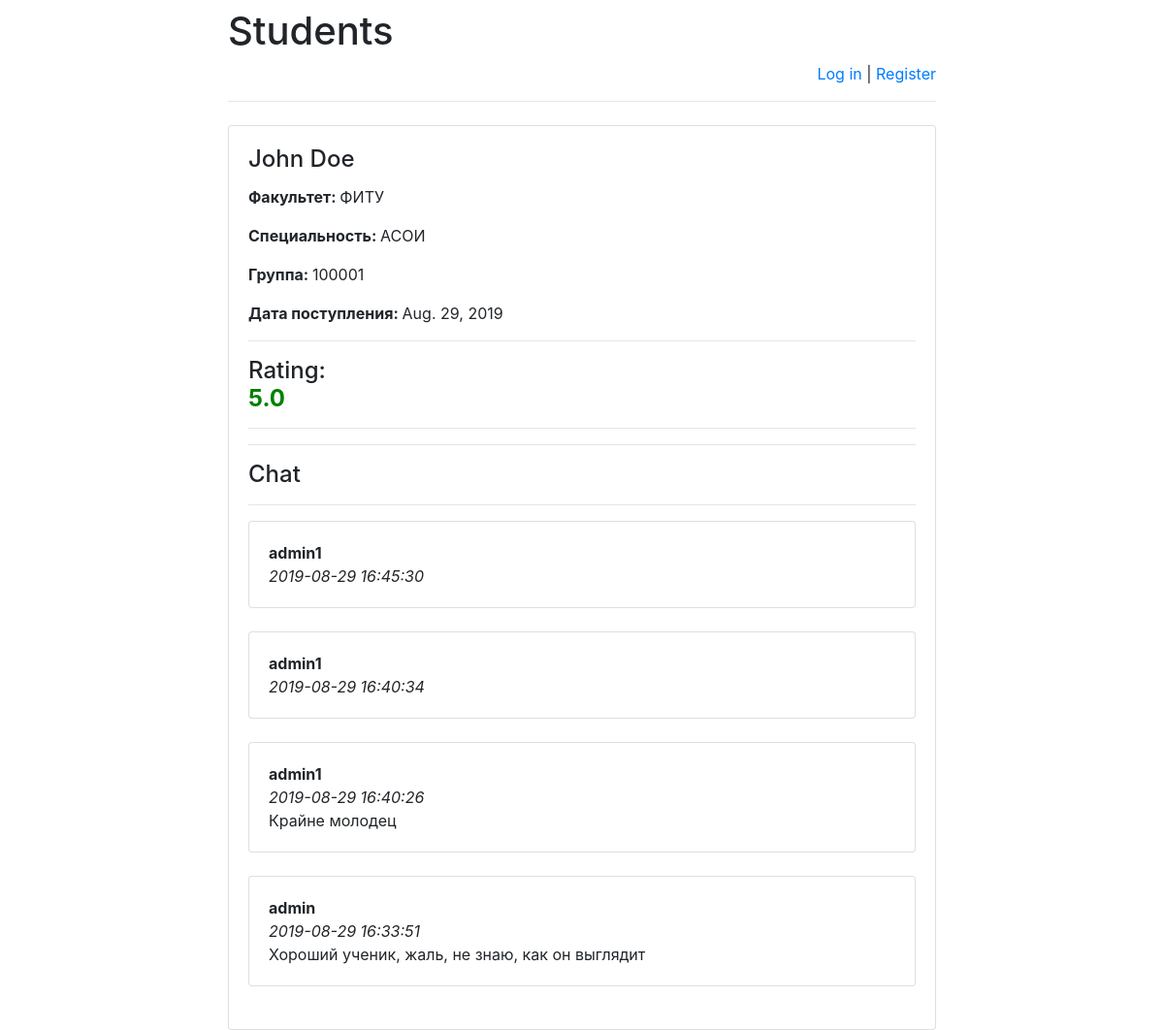
The app's page /students/1/ with its own data.
### students/models.py (models this page shows)
class Student(models.Model):
    name = models.CharField(default = 'John', max_length = 255, verbose_name = 'Имя студента')
    surname = models.CharField(default = 'Doe', max_length = 255, verbose_name = 'Фамилия студента')
    group = models.IntegerField(default = 0, verbose_name = 'Номер группы')
    faculty = models.CharField(default = 'None', max_length = 255, verbose_name = 'Факультет')
    specialty = models.CharField(default = 'None', max_length = 255, verbose_name = 'Специальность')
    entry_date = models.DateField(default = datetime.today, verbose_name = 'Дата поступления')

class Message(models.Model):
    chat = models.ForeignKey(Student, verbose_name='Чат под студентом', on_delete=models.CASCADE)
    author = models.ForeignKey(User, verbose_name='Кто оставил комментарий', on_delete=models.CASCADE)
    message = models.TextField('Сообщение')
    pub_date = models.DateTimeField('Дата сообщения', default=timezone.now)

### students/views.py (the view)
# urls.py: path('<int:student_id>/', views.details, name = 'details'),
def details(request, student_id):
    error_message = None
    student = get_object_or_404(Student, pk = student_id)
    if "error_message" in request.GET:
        error_message = request.GET["error_message"]
    return render(
        request,
        "student_info.html",
        {
            "student": student,
            "error_message": error_message,
            "user_rating": Mark.objects.filter(author_id = request.user.id).filter(student_id = student_id).aggregate(Avg('mark'))["mark__avg"],
            "avg_mark": Mark.objects.filter(student_id = student_id).aggregate(Avg('mark'))["mark__avg"],
            "already_rated_by_user": Mark.objects.filter(author_id = request.user.id).filter(student_id = student_id).count(),
            "latest_messages": Message.objects.filter(chat_id = student_id).order_by('-pub_date')[:5]
        }
    )

### students/templates/student_info.html (shortened to what this page needs)
{% extends 'base.html' %}
{% block main %}
    <h4 class="card-title">{{ student.name }} {{ student.surname }}</h4>
    <p><strong>Факультет: </strong>{{ student.faculty }}</p>
    <p><strong>Специальность: </strong>{{ student.specialty }}</p>
    <p><strong>Группа: </strong>{{ student.group }}</p>
    <p><strong>Дата поступления: </strong>{{ student.entry_date }}</p>
    <hr>
    <h4>Rating:
    {% if already_rated_by_user == 0 %}
        {% if user.is_authenticated %}
            <form action="post_mark/" method="post">
                {% csrf_token %}
                <div class="row">
                    <div class="col-sm text-center">
                        <input name="mark" type="radio" value="1"/> 1</div>
                    <div class="col-sm text-center">
                        <input name="mark" type="radio" value="2"/> 2</div>
                    <div class="col-sm text-center">
                        <input name="mark" type="radio" value="3"/> 3</div>
                    <div class="col-sm text-center">
                        <input name="mark" type="radio" value="4"/> 4</div>
                    <div class="col-sm text-center">
                        <input name="mark" type="radio" value="5"/> 5</div>
                    <div class="col-sm text-center">
                        <input class="btn btn-success" type="submit" value="Send mark"/>
                    </div>
                </div>
            </form>
        {% else %}
            {% if avg_mark > 3 %}
                <strong><font color="green">
            {% elif avg_mark > 1 %}
                <strong><font color="orange">
            {% else %}
                <strong><font color="red">
            {% endif %}
            <div id="avg_mark">{{ avg_mark }}</div> </font></strong>
        {% endif %}
    {% endif %}
    </h4>
    <hr>
    <hr>
    <h4>Chat</h4>
    <hr>
    <div id="history">
        {% for message in latest_messages %}
            <div class="card">
                <div class="card-body">
                    <strong>
                        {{ message.author.username }}
                    </strong>
                    <br/>
                    <em>
                        {{ message.pub_date|date:'Y-m-d H:i:s' }}
                    </em>
                    <br/>
                    {{ message.message }}
                </div>
            </div>
            <br/>
        {% endfor %}
    </div>
{% endblock %}

### records on screen
Student: name "John", surname "Doe", faculty "ФИТУ", specialty "АСОИ", group "100001", entry_date "Aug. 29, 2019"
Message: author.username "admin1", pub_date "2019-08-29 16:45:30"
Message: author.username "admin1", pub_date "2019-08-29 16:40:34"
Message: author.username "admin1", pub_date "2019-08-29 16:40:26", message "Крайне молодец"
Message: author.username "admin", pub_date "2019-08-29 16:33:51", message "Хороший ученик, жаль, не знаю, как он выглядит"

### other values on screen
{{ avg_mark }} "5.0"
